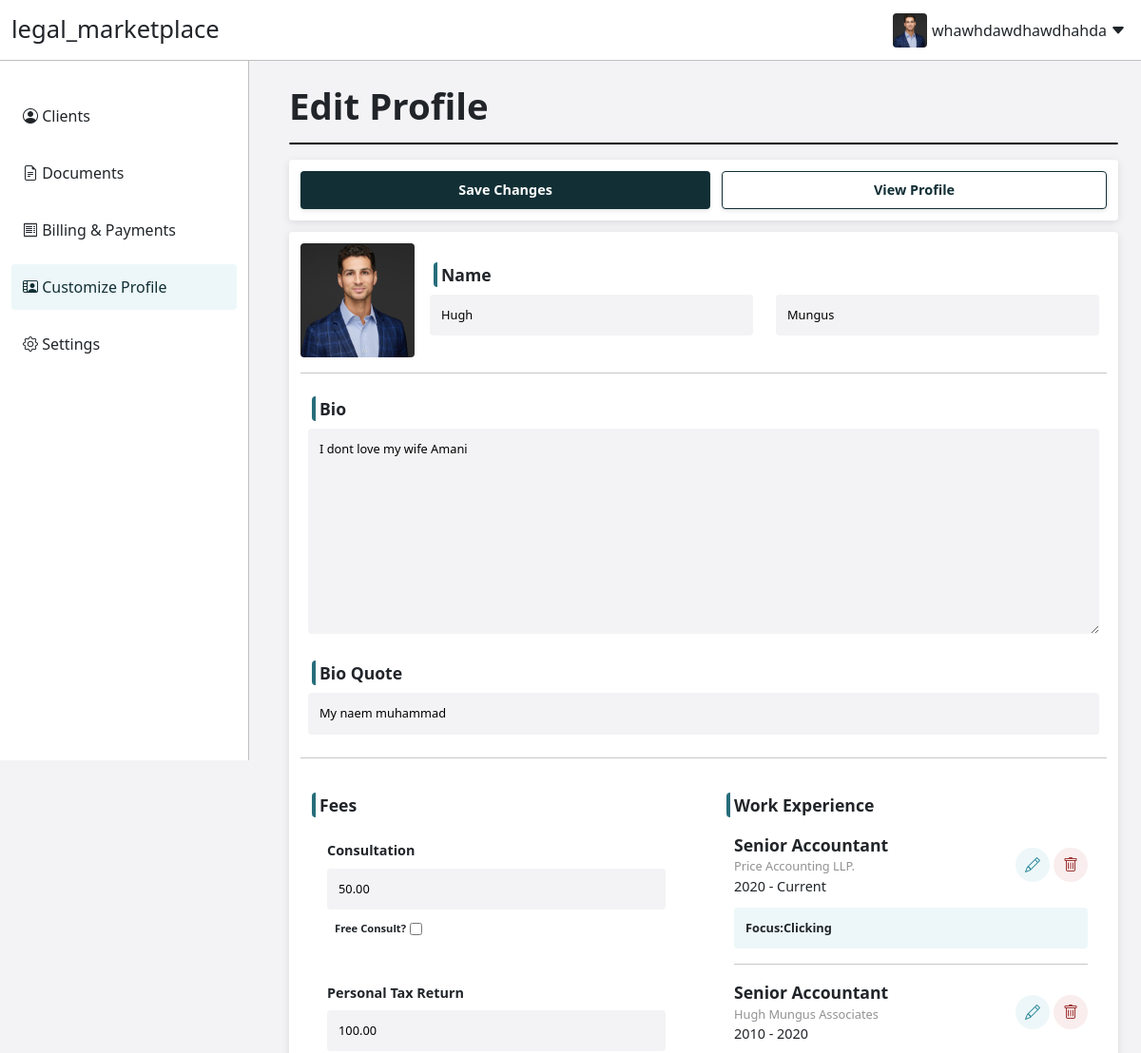
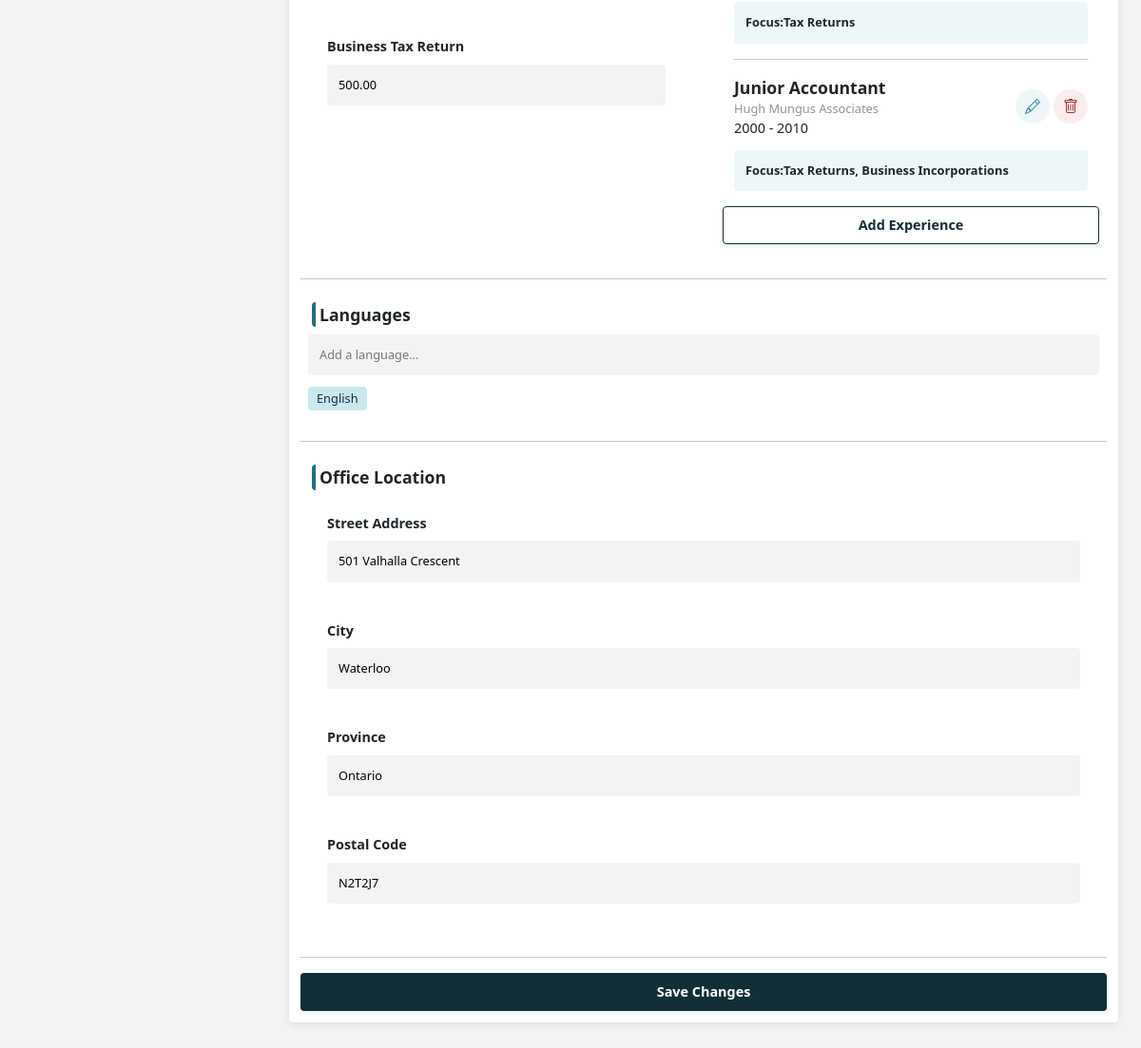
Page /user_portal/edit_profile/ (signed in) on the committed database (2 pictures, top to bottom).
### account/models.py (models this page shows, shortened)
class Professional(models.Model):
    user = models.OneToOneField('auth.User', on_delete=models.CASCADE)
    first_name = models.CharField(max_length=255)
    last_name = models.CharField(max_length=255)
    bio = models.TextField()
    bio_quote = models.TextField()
    services_available = models.ManyToManyField(Service, through='ServiceInfo')
    languages_spoken = models.ManyToManyField(Languages)

class ServiceInfo(models.Model):
    professional = models.ForeignKey(Professional, related_name="professional_services", on_delete=models.CASCADE)
    service = models.ForeignKey(Service, on_delete=models.CASCADE)
    fee = models.DecimalField(max_digits=10, decimal_places=2)

class ExperienceDetails(models.Model):
    professional = models.ForeignKey(Professional, on_delete=models.CASCADE)
    company_name = models.CharField(max_length=255)
    role = models.CharField(max_length=255)
    start_year = models.IntegerField(max_length=4)
    end_year = models.IntegerField(max_length=4, null=True, blank=True)
    focus = models.TextField()

class Languages(models.Model):
    language = models.CharField(max_length=255)
    def __str__(self):
         return self.language

class OfficeLocations(models.Model):
    professional = models.ForeignKey(Professional, on_delete=models.CASCADE)
    address = models.CharField(max_length=1000, null=True)
    city = models.CharField(max_length=1000, null=True)
    province = models.CharField(max_length=2, null=True)
    postal_code = models.CharField(max_length=7, null=True)
    lat = models.FloatField()
    long = models.FloatField()

### user_portal/views.py (the view, shortened to what this page needs)
# urls.py: path('user_portal/edit_profile/', user_portal.views.edit_profile, name='edit_profile'),
@login_required
def edit_profile(request):
    user = request.user
    professional = get_object_or_404(Professional, user=user)
    professional_services = ServiceInfo.objects.filter(professional=professional)
    all_experiences = ExperienceDetails.objects.filter(professional=professional).order_by('-start_year')
    all_languages = Languages.objects.all()
    available_services = {}
    for service in professional_services:
        service_name = service.service.service_name.replace(" ", "_")
        available_services[service_name] = service.fee
    try:
        professional_office = OfficeLocations.objects.get(professional=professional)
    except:
        professional_office = None
        print("No office location found")
    context = {
        "professional": professional,
        "professional_office": professional_office,
        "available_services": available_services,
        "all_languages": all_languages,
        "all_experiences": all_experiences,
    }
    return render(request, 'user_portal/portal_edit_profile.html', context)

### user_portal/templates/user_portal/portal_edit_profile.html (shortened to what this page needs)
{% load static %}
<!DOCTYPE html>
<html lang="en">
<head>
    <link href="https://cdn.jsdelivr.net/npm/bootstrap@5.3.3/dist/css/bootstrap.min.css" rel="stylesheet">
    <link rel="stylesheet" type="text/css" href="{% static '/css/shared_features.css' %}">
    <link rel="stylesheet" type="text/css" href="{% static '/css/user_portal_shared.css' %}">
    <link rel="stylesheet" type="text/css" href="{% static '/css/profile.css' %}">
    <link rel="stylesheet" type="text/css" href="{% static '/css/portal_edit_profile.css' %}">
</head>
<body>
    <div class="nav-and-content">
        {% include "navbar/user_portal_navbar.html" %}
        <div class="main-content">
            <h1 class="page-title">Edit Profile</h1>
            <hr class="custom-hr">
            <form action="" method="POST">
            <div class="section-wrapper buttons-wrapper">
                <button class="classic-button" style="width:100%;">
                    Save Changes
                </button>
                <a target="_blank" href="{% url 'profile' professional.first_name professional.last_name professional.id %}" style="width:100%;">
                    <button class="classic-button-inverse" style="width:100%;">
                        View Profile
                    </button>
                </a>
            </div>
            <div class="section-wrapper">
                    <div class="pfp-and-name-wrapper">
                        <img class="editable-pfp" src="{% static 'media/headshot.png' %}" alt="pfp">
                        <div class="input-wrapper general-input-wrapper">
                            <label class="input-label">Name</label>
                            <div class="horizontal-multi-inputs-wrapper">
                                <input type="text" aria-label="firstNameInput" placeholder="First Name" class="search-input" id="firstNameInput" name="first-name" value="{{professional.first_name}}">
                                <input type="text" aria-label="lastNameInput" placeholder="Last Name" class="search-input" id="lastNameInput" name="last-name" value="{{professional.last_name}}">
                            </div>
                        </div>
                    </div>
                    <hr>
                    <div class="input-wrapper general-input-wrapper">
                        <label class="input-label">Bio</label>
                        <textarea aria-label="bioInput" rows="10" placeholder="Let others know about you!" class="search-input textarea-input" id="bioInput" name="bio-input">{{professional.bio}}</textarea>
                    </div>
                    <div class="input-wrapper general-input-wrapper">
                        <label class="input-label">Bio Quote</label>
                        <input aria-label="bioQuoteInput" placeholder="Add a quick one line about you!" class="search-input textarea-input" id="bioQuote" name="bio-input-quote" value="{{professional.bio_quote}}">
                    </div>
                    <hr>
                    <div class="horizontal-multi-inputs-wrapper">
                        <div class="input-wrapper general-input-wrapper">
                            <label class="input-label">Fees</label>
                            <div class="multi-sub-inputs">
                                <div class="input-wrapper sub-input-wrapper">
                                    <label for="feeInput">Consultation</label>
                                    <input type="number" aria-label="feeInput" placeholder="Charge an amount..." class="search-input" id="feeInput" name="consultation-fee" value="{{available_services.Consultation}}">
                                    <div class="input-wrapper sub-input-wrapper custom-checkbox-wrapper">
                                        <label class="checkbox-label">Free Consult?</label>
                                        <input type="checkbox" aria-label="freeConsultCheckInput" placeholder="Charge an amount..." class="search-input custom-checkbox-input" id="freeConsultCheckInput" name="free-consultation">
                                    </div>
                                </div>
                                <div class="input-wrapper sub-input-wrapper">
                                    <label for="feeInput">Personal Tax Return</label>
                                    <input type="number" aria-label="feeInput" placeholder="Charge an amount..." class="search-input" id="feeInput" name="personal-tax-return-fee" value="{{available_services.Personal_Tax_Return}}">
                                </div>
                                <div class="input-wrapper sub-input-wrapper">
                                    <label for="feeInput">Business Tax Return</label>
                                    <input type="number" aria-label="feeInput" placeholder="Charge an amount..." class="search-input" id="feeInput" name="business-tax-return-fee" value="{{available_services.Business_Tax_Return}}">
                                </div>
                            </div>
                        </div>
                        {% include "user_portal/edit_profile_experience_partial.html"%}
                    </div>
                    <hr>
                    <div class="input-wrapper general-input-wrapper">
                        <label class="input-label">Languages</label>
                        <input type="text" class="search-input" placeholder="Add a language...">
                        <div class="all-languages-wrapper" id="allLanguagesWrapper">
                            {% for language in professional.languages_spoken.all %}
                            <div class="language-tag-wrapper">
                                <div class="tag language-tag" data-language="{{language}}">{{language}}</div>
                            </div>
                            {%endfor%}
                        </div>
                    </div>
                    <hr>
                    <div class="input-wrapper general-input-wrapper">
                        <label class="input-label">Office Location</label>
                        <div class="multi-sub-inputs">
                            <div class="input-wrapper sub-input-wrapper">
                                <label for="streetAddressInput">Street Address</label>
                                <input type="text" aria-label="streetAddressInput" placeholder="Street Address" class="search-input" id="streetAddressInput" name="office-address" value="{%if professional_office.address%}{{professional_office.address}}{%endif%}">
                            </div>
                            <div class="input-wrapper sub-input-wrapper">
                                <label for="cityAddressInput">City</label>
                                <input type="text" aria-label="cityAddressInput" placeholder="City" class="search-input" id="cityAddressInput" name="office-city" value="{%if professional_office.city%}{{professional_office.city}}{%endif%}">
                            </div>
                            <div class="input-wrapper sub-input-wrapper">
                                <label for="provinceAddressInput">Province</label>
                                <input type="text" aria-label="provinceAddressInput" placeholder="Province" class="search-input" id="provinceAddressInput" name="office-province" value="{%if professional_office.province%}{{professional_office.province}}{%endif%}">
                            </div>
                            <div class="input-wrapper sub-input-wrapper">
                                <label for="postalCodeAddressInput">Postal Code</label>
                                <input type="text" aria-label="postalCodeAddressInput" placeholder="Postal Code" class="search-input" id="postalCodeAddressInput" name="office-postal-code" value="{%if professional_office.postal_code%}{{professional_office.postal_code}}{%endif%}">
                            </div>
                        </div>
                    </div>
                    <hr>
                    <button class="classic-button" style="width:100%;">
                        Save Changes
                    </button>
            </div>
        </form>
        </div>
    </div>
</body>
</html>

### user_portal/templates/user_portal/edit_profile_experience_partial.html (shortened to what this page needs)
<div class="input-wrapper general-input-wrapper" id="allExperience">
    <label class="input-label">Work Experience</label>
    <div class="all-experience-wrapper">
        {% for experience in all_experiences %}
        <div class="experience-wrapper">
            <div class="experience-title-and-date">
                <div class="experience-title">
                    <span class="experience-role">{{experience.role}}</span>
                    <div class="experience-company">
                       <span class="experience-company-name">{{experience.company_name}}</span>
                    </div>
                    <div class="experience-date">
                       <span class="experience-start-year">{{experience.start_year}}</span>
                        -
                        <span class="experience-end-year">{%if experience.end_year%}{{experience.end_year}}{%else%}Current{%endif%}</span>
                    </div>
                </div>
                <div class="experience-change-buttons">
                    <button type="button" class="edit-button edit-experience-button"  data-bs-toggle="modal" data-bs-target="#addExperienceModal">
                        <i class="bi bi-pencil"></i>
                    </button>
                    <button type="button"
                    class="edit-button edit-delete-button delete-experience-button"
                    hx-post="{% url 'delete_experience' experience.id %}"
                    hx-target="#allExperience">
                        <i class="bi bi-trash"></i>
                    </button>
                </div>
            </div>
            <div class="experience-focus sub-section">
                Focus: <span class="experience-focus-text">{{experience.focus}}</span>
            </div>
        </div>
        {% if not forloop.last %}
            <hr class="small-divider-hr">
        {% endif %}
        {%endfor%}
    </div>
    <button class="classic-button-inverse" type="button" id="newExperienceButton" data-bs-toggle="modal" data-bs-target="#addExperienceModal">Add Experience</button>
</div>

### rows in the picture
Professional: first-name "Hugh", last-name "Mungus", bio-input "I dont love my wife Amani", bio-input-quote "My naem muhammad"
ServiceInfo: consultation-fee "50.00"
ServiceInfo: personal-tax-return-fee "100.00"
ServiceInfo: business-tax-return-fee "500.00"
ExperienceDetails: role "Senior Accountant", company_name "Price Accounting LLP.", start_year "2020", shows "Current", focus "Clicking"
ExperienceDetails: role "Senior Accountant", company_name "Hugh Mungus Associates", start_year "2010", end_year "2020", focus "Tax Returns"
ExperienceDetails: role "Junior Accountant", company_name "Hugh Mungus Associates", start_year "2000", end_year "2010", focus "Tax Returns, Business Incorporations"
Languages: language "English"
OfficeLocations: office-address "501 Valhalla Crescent", office-city "Waterloo", office-province "Ontario", office-postal-code "N2T2J7"
